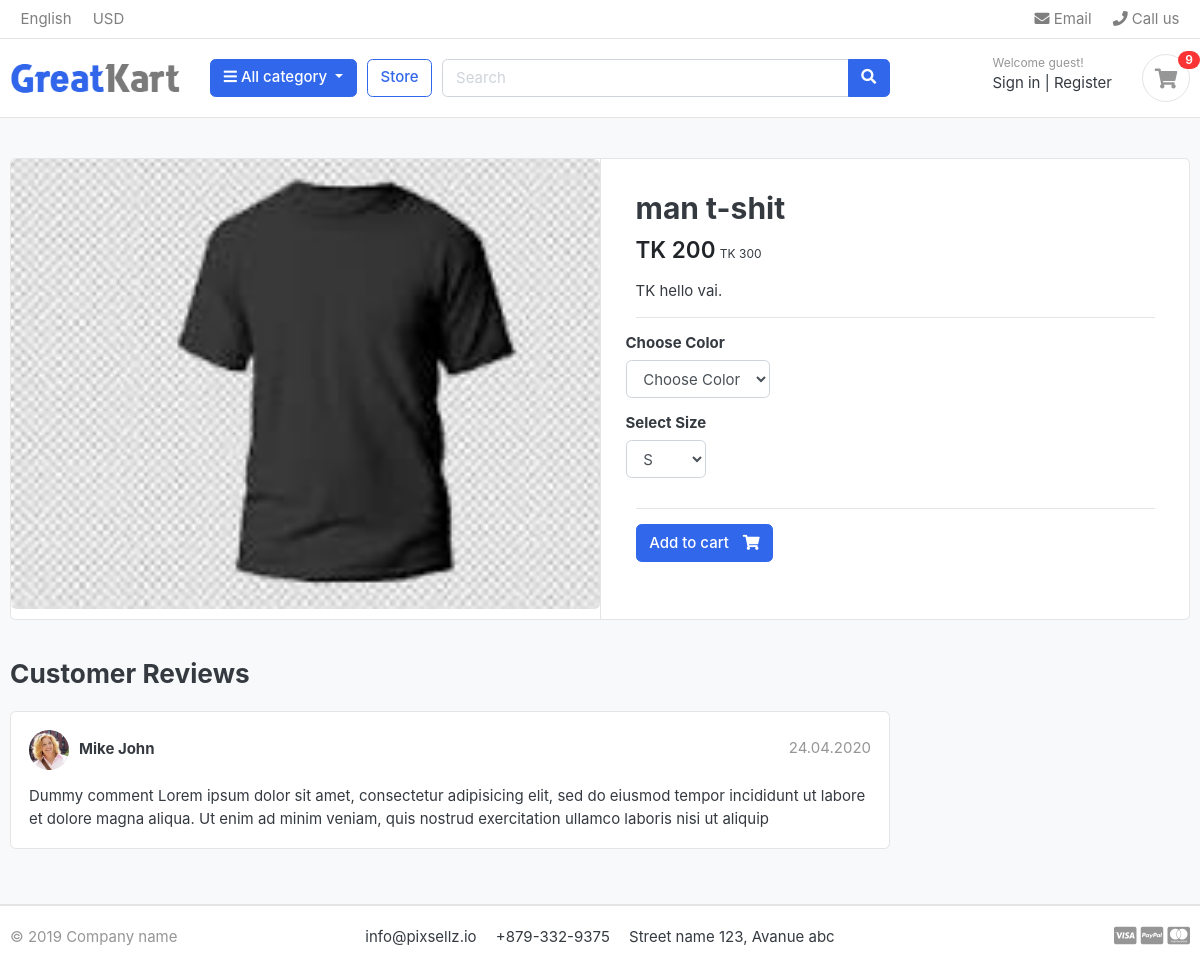
Screenshot of /product-detail/man-t-shirt/man-t-shit/16/ (signed in) with the database file from the repository.
### store/models.py (models this page shows, shortened)
class Product(models.Model):
    name          = models.CharField(max_length=100)
    slug          = models.SlugField(max_length=100)
    selling_price = models.IntegerField()
    regular_price = models.IntegerField()
    desc          = models.TextField()
    is_availabe   = models.BooleanField(default=True)
    in_stock      = models.IntegerField()
    category      = models.ForeignKey(Category, on_delete=models.CASCADE)
    created_date  = models.DateField(auto_now_add=False)
    img           = models.ImageField(upload_to='projImg/')

### store/views.py (the view)
# urls.py: path('product-detail/<slug:category>/<slug:product>/<int:id>/', views.products_detail, name="product_detail"),
def products_detail(request, category, product, id):
    try:
        get_prod = Product.objects.get(
            category__slug=category, slug=product, pk=id)
    except Exception as e:
        raise e
    return render(request, 'product-detail.html', {'get_prod': get_prod})

### store/context_processorse.py (called while the page is built)
def menu_links(request):
    link =Category.objects.all()
    return {'links': link}

def cart_count(request):
    cart_counter = 0
    cart_counteing = Cart.objects.filter(user=request.user)
    for cart in cart_counteing:
        temp_count = cart.quantity
        cart_counter += temp_count
    return {'cart_counter' : cart_counter}

### store/models.py (called while the page is built)
    def get_absolute_url(self):
        return reverse("products_by_category", args=[self.slug])

### store/templates/product-detail.html (shortened to what this page needs)
{% extends 'base.html' %}
{% load static %}
{% block main %}
<section class="section-content padding-y bg">
	<div class="container">
	<div class="card">
		<div class="row no-gutters">
			<aside class="col-md-6">
	<article class="gallery-wrap">
		<div class="img-big-wrap">
		   <a href="#"><img src="{{get_prod.img.url}}"></a>
		</div>
	</article>
			</aside>
			<main class="col-md-6 border-left">
				<form action="{% url 'add_to_cart' get_prod.id %}" method="GET">
	<article class="content-body">
	<h2 class="title">{{get_prod.name}}</h2>
	<div class="mb-3">
		<var class="price h4">TK {{get_prod.selling_price}}</var>
		<small>TK {{get_prod.regular_price}}</small>
	</div>
	<p>TK {{get_prod.desc}}</p>
	<hr>
		<div class="row">
			<div class="item-option-select">
				<h6>Choose Color</h6>
				<select name="color" class="form-control" required>
					<option value=""  selected disabled >Choose Color</option>
				</select>
			</div>
		</div>
		<div class="row">
			<div class="item-option-select">
				<h6>Select Size</h6>
				<select name="size" id="" class="form-control">
					<option value="S">S</option>
				</select>
			</div>
		</div>
		<hr>
		{% if get_prod.in_stock <= 0 %}
		<h5 class="text-danger"> out of stock</h5>
		{% else %}
		<button class="btn  btn-primary"> <span class="text">Add to cart</span> <i class="fas fa-shopping-cart"></i>  </button>
		{% endif %}
	</article>
	</form>
			</main>
		</div>
	</div>
	<br>
	<div class="row">
				<div class="col-md-9">
		<header class="section-heading">
			<h3>Customer Reviews </h3>
		</header>
		<article class="box mb-3">
			<div class="icontext w-100">
				<img src="./images/avatars/avatar1.jpg" class="img-xs icon rounded-circle">
				<div class="text">
					<span class="date text-muted float-md-right">24.04.2020 </span>
					<h6 class="mb-1">Mike John </h6>
				</div>
			</div>
			<div class="mt-3">
				<p>
					Dummy comment Lorem ipsum dolor sit amet, consectetur adipisicing elit, sed do eiusmod
					tempor incididunt ut labore et dolore magna aliqua. Ut enim ad minim veniam,
					quis nostrud exercitation ullamco laboris nisi ut aliquip
				</p>
			</div>
		</article>
		</div>
	</div>
	</div>
	</section>
{% endblock main %}

### store/static/css/ui.css (style rules this page uses)
html { font-family: "Inter", sans-serif; font-size: 15px; }
.content-body { flex: 1 1 auto; padding: 2rem 2.3rem; }
.img-xs, .img-sm, .img-md, .img-lg { -o-object-fit: cover; object-fit: cover; flex-shrink: 0; flex-grow: 0; }
.img-xs { width: 40px; height: 40px; }
.padding-y { padding-top: 40px; padding-bottom: 40px; }
var { font-style: normal; }
article:after, .form-group:after { display: block; clear: both; content: ""; }
.bg { background-color: #f8f9fa; }
.section-heading { margin-bottom: 20px; margin-top: 15px; }
p:last-child { margin-bottom: 0; }
.btn .text + i { margin-left: 10px; }
.icontext { display: inline-flex; align-items: center; vertical-align: middle; }
.icontext .text { width: 100%; line-height: 1.2; }
.icontext .icon { position: relative; margin-right: 10px; flex-shrink: 0; flex-grow: 0; }
.price { font-weight: 600; color: #212529; }
.box { padding: 18px; background: #fff; border-radius: 0.37rem; border: 1px solid #e4e4e4; }
.box img { max-width: 100%; }
.gallery-wrap .img-big-wrap { margin-bottom: 10px; border-radius: 0.37rem; overflow: hidden; background-color: #fff; }
.gallery-wrap .img-big-wrap a { text-align: center; display: block; }
.gallery-wrap .img-big-wrap img { height: 450px; width: auto; display: inline-block; }
.item-option-select { margin-bottom: 1rem; display: inline-block; margin-right: 15px; }

### rows the page displays
Product: img (picture), name "man t-shit", selling_price "200", regular_price "300", desc "hello vai."

### other values shown
{{ cart_counter }} "9"
